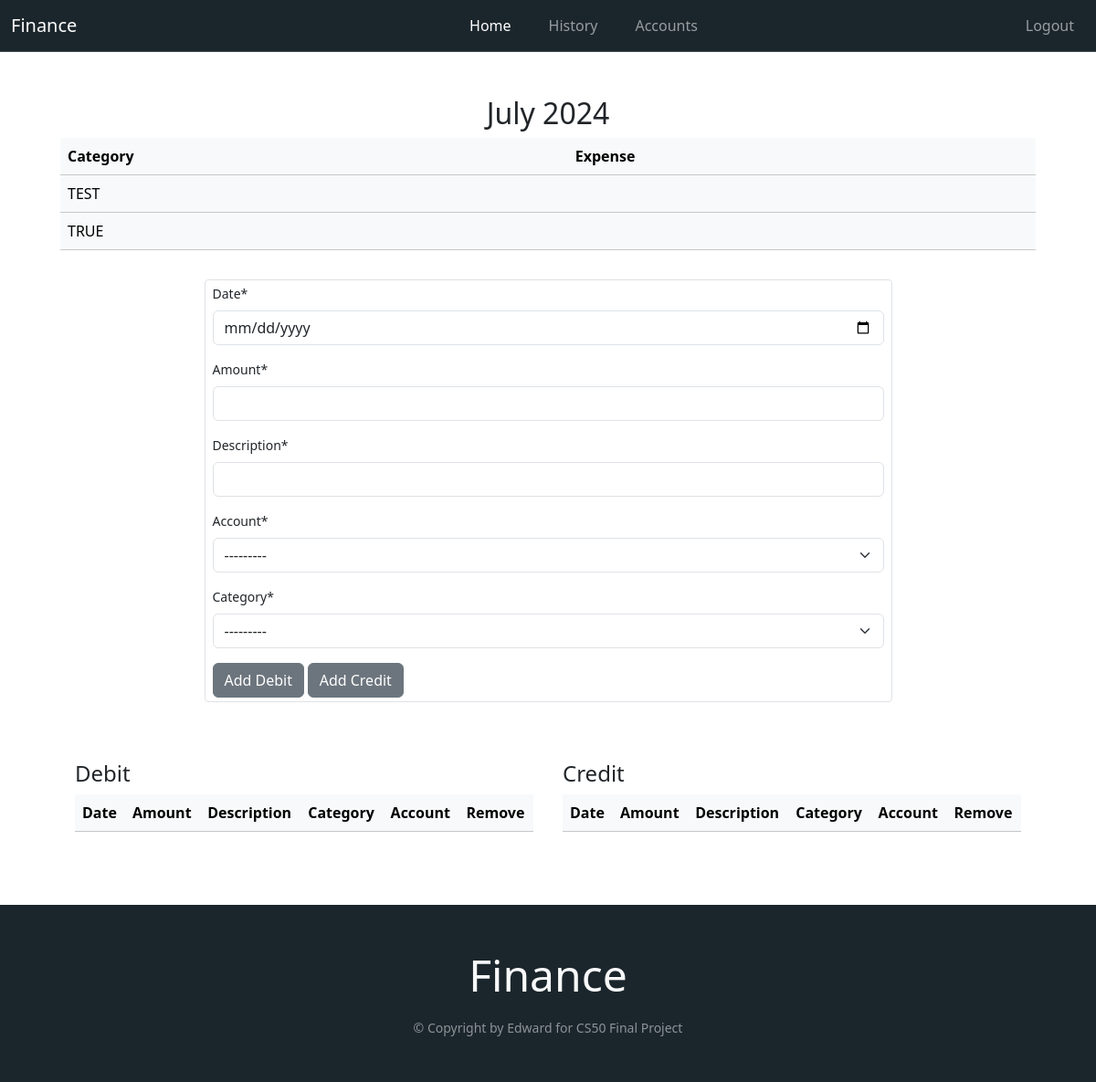
Page / (signed in) on the earlier database version.
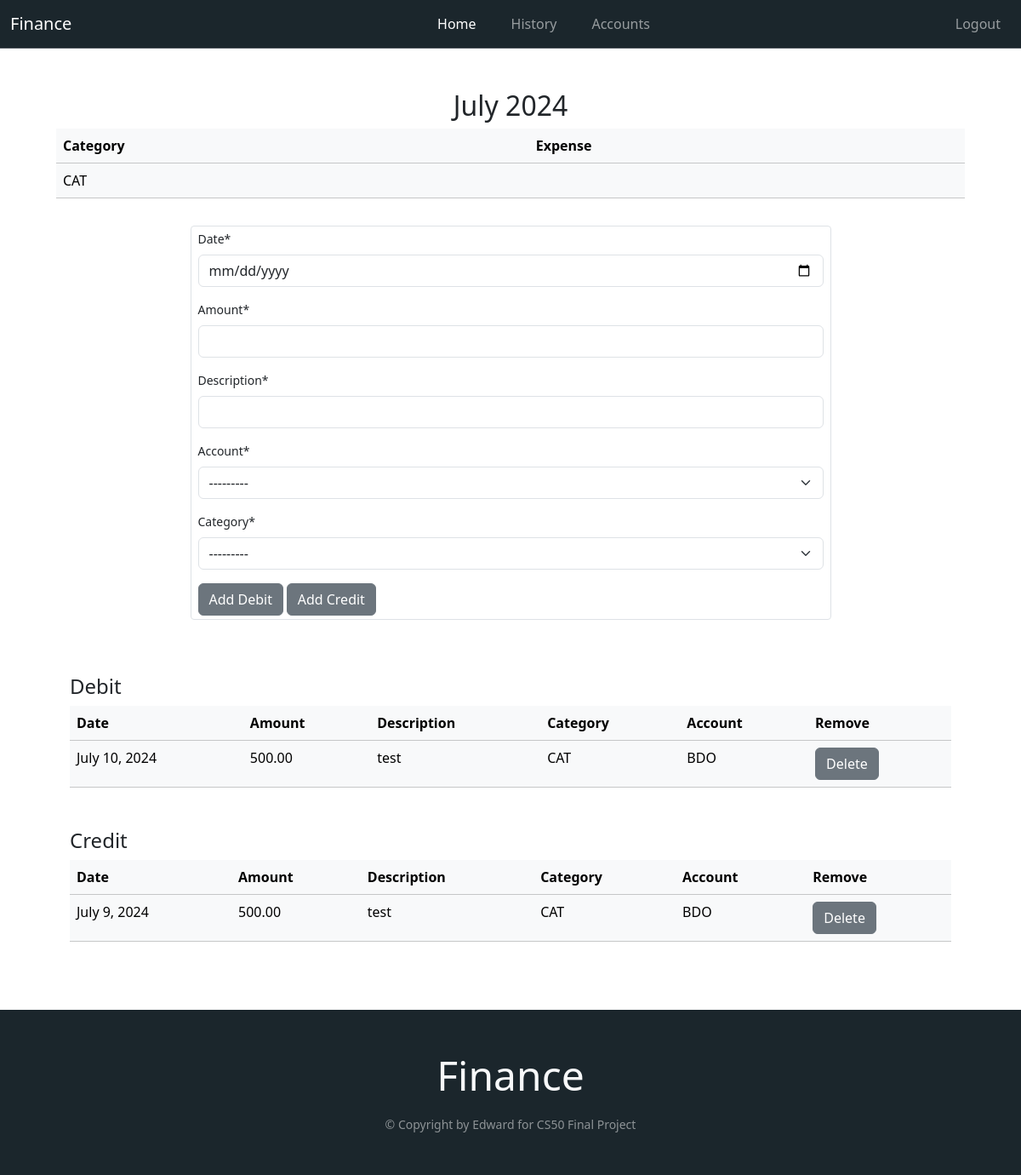
Same page on the later database version.
### main/models.py (models this page shows)
class Category(models.Model):
    user = models.ForeignKey(User, related_name="category", null=True, on_delete=models.CASCADE)
    category_name = models.CharField(max_length=200)
    def __str__(self):
        return self.category_name
    class Meta:
        unique_together = 'user', 'category_name'

class Debit(models.Model):
    user = models.ForeignKey(User, related_name="debit", null=True, on_delete=models.CASCADE)
    date = models.DateField(auto_now=False, auto_now_add=False, null=True)
    amount = models.DecimalField(max_digits=10, decimal_places=2)
    description = models.CharField(max_length=300)
    account = models.ForeignKey(Accounts, related_name="acc", null=True, on_delete=models.PROTECT)
    category = models.ForeignKey(Category, related_name="cat", null=True, on_delete=models.PROTECT)

class Accounts(models.Model):
    user = models.ForeignKey(User, related_name="accounts", null=True, on_delete=models.CASCADE)
    account_name = models.CharField(max_length=200)
    balance = models.DecimalField(max_digits=13, decimal_places=2)
    def __str__(self):
        return self.account_name
    class Meta:
        unique_together = 'user', 'account_name'

class Credit(models.Model):
    user = models.ForeignKey(User, related_name="credit", null=True, on_delete=models.CASCADE)
    date = models.DateField(auto_now=False, auto_now_add=False, null=True)
    amount = models.DecimalField(max_digits=10, decimal_places=2)
    description = models.CharField(max_length=300)
    account = models.ForeignKey(Accounts, related_name="accCredit", null=True, on_delete=models.PROTECT)
    category = models.ForeignKey(Category, related_name="catCredit", null=True, on_delete=models.PROTECT)

### main/views.py (the view)
# urls.py: 2. Add a URL to urlpatterns:  path('', views.home, name='home')
@login_required(login_url="/login/")
def home(response):
    if response.method == "POST":
        formC = CreateNewCategory(response.POST)
        formD = CreateNewEntry(response.POST)
        if "add_expense" in response.POST:
            if formD.is_valid():
                data = get_values(response, formD)
                new = Debit(amount=data["amount"], description=data["description"], account=data["account"], category=data["category"], date=data["date"])
                new.save()
                response.user.debit.add(new)
                account = response.user.accounts.get(account_name=data["account"])
                account.balance -= data["amount"]
                account.save()
            else:
                print("not valid expense")
        if "add_credit" in response.POST:
            if formD.is_valid():
                data = get_values(response, formD)
                new = Credit(amount=data["amount"], description=data["description"], account=data["account"], category=data["category"], date=data["date"])
                new.save()
                response.user.credit.add(new)
                account = response.user.accounts.get(account_name=data["account"])
                account.balance += data["amount"]
                account.save()
            else:
                print("not valid expense")
        return redirect("/")
    else:
        formC = CreateNewCategory()
        formD = CreateNewEntry()
        formD.fields["category"].queryset = response.user.category.all()
        formD.fields["account"].queryset = response.user.accounts.all()
    date = datetime.now()
    debitData = response.user.debit.filter(date__year=date.year,
                                     date__month=date.month)
    creditData = response.user.credit.filter(date__year=date.year,
                                       date__month=date.month)
    return render(response, "main/home.html", {"formC": formC, "formD":formD, "debitData": debitData, "creditData": creditData})

### main/forms.py
class CreateNewCategory(forms.ModelForm):
    class Meta:
        model = Category
        fields = ["category_name"]

class CreateNewEntry(forms.ModelForm):
    class Meta:
        model = Debit
        fields = ["date", "amount", "description", "account", "category"]
        widgets = {
            'date': DateInput()
        }

### main/templates/main/home.html (shortened to what the changed rows need)
{% extends "main/base.html" %}
{% load crispy_forms_tags %}
{% block content %}
<h2 class="text-center">{% now "F Y" %}</h2>
    <div class="container">
        <div class="container-md">
            {% if user.category.all %}
                <table class="table table-hover table-light">
                    <thead>
                        <tr>
                            <th scope="col">Category</th>
                            <th scope="col">Expense</th>
                        </tr>
                    </thead>
                    <tbody>
                        {% for category in user.category.all %}
                            <tr>
                                <td>{{ category.category_name }}</td>
                                <td>{{ account.balance }}</td>
                            </tr>
                        {% endfor %}
                    </tbody>
                </table>
            {% endif %}
            <div class="container">
                <div class="row">
                     <div class="col p-3">
                        {%if user.debit.all or user.credit.all %}
                            <table class="table table-hover table-light">
                                <thead>
                                    <tr>
                                        <th>Date</th>
                                        <th>Amount</th>
                                        <th>Description</th>
                                        <th>Category</th>
                                        <th>Account</th>
                                        <th>Remove</th>
                                    </tr>
                                </thead>
                                <tbody>
                                    {% for debit in debitData %}
                                            <tr>
                                                <td>{{ debit.date }}</td>
                                                <td>{{ debit.amount }}</td>
                                                <td>{{ debit.description }}</td>
                                                <td>{{ debit.category }}</td>
                                                <td>{{ debit.account }}</td>
                                                <td>
                                                    <form action="/{{ debit.id }}" method="POST">
                                                        <button type="submit" class="confirm-delete btn btn-secondary">Delete</button>
                                                    </form>
                                                </td>
                                            </tr>
                                    {% endfor %}
                                </tbody>
                            </table>
                        {% endif %}
                    </div>
                    <div class="col p-3">
                        {%if user.debit.all or user.credit.all %}
                            <table class="table table-hover table-light">
                                <thead>
                                    <tr>
                                        <th>Date</th>
                                        <th>Amount</th>
                                        <th>Description</th>
                                        <th>Category</th>
                                        <th>Account</th>
                                        <th>Remove</th>
                                    </tr>
                                </thead>
                                <tbody>
                                    {% for credit in creditData %}
                                        <tr>
                                            <td>{{ credit.date }}</td>
                                            <td>{{ credit.amount }}</td>
                                            <td>{{ credit.description }}</td>
                                            <td>{{ credit.category }}</td>
                                            <td>{{ credit.account }}</td>
                                            <td>
                                                <form action="/{{ credit.id }}" method="POST">
                                                    <button type="submit" class="confirm-delete btn btn-secondary">Delete</button>
                                                </form>
                                            </td>
                                        </tr>
                                    {% endfor %}
                                </tbody>
                            </table>
                        {% endif %}
                    </div>
                </div>
            </div>
        </div>
    </div>
{% endblock %}

Differences in the rows shown:
no longer on this page (row edited): Category: category_name "TRUE"
changed Category: category_name "TEST" → "CAT"
added Debit: date "July 10, 2024", amount "500.00", description "test", category "CAT", account "BDO"
added Credit: date "July 9, 2024", amount "500.00", description "test", category "CAT", account "BDO"
